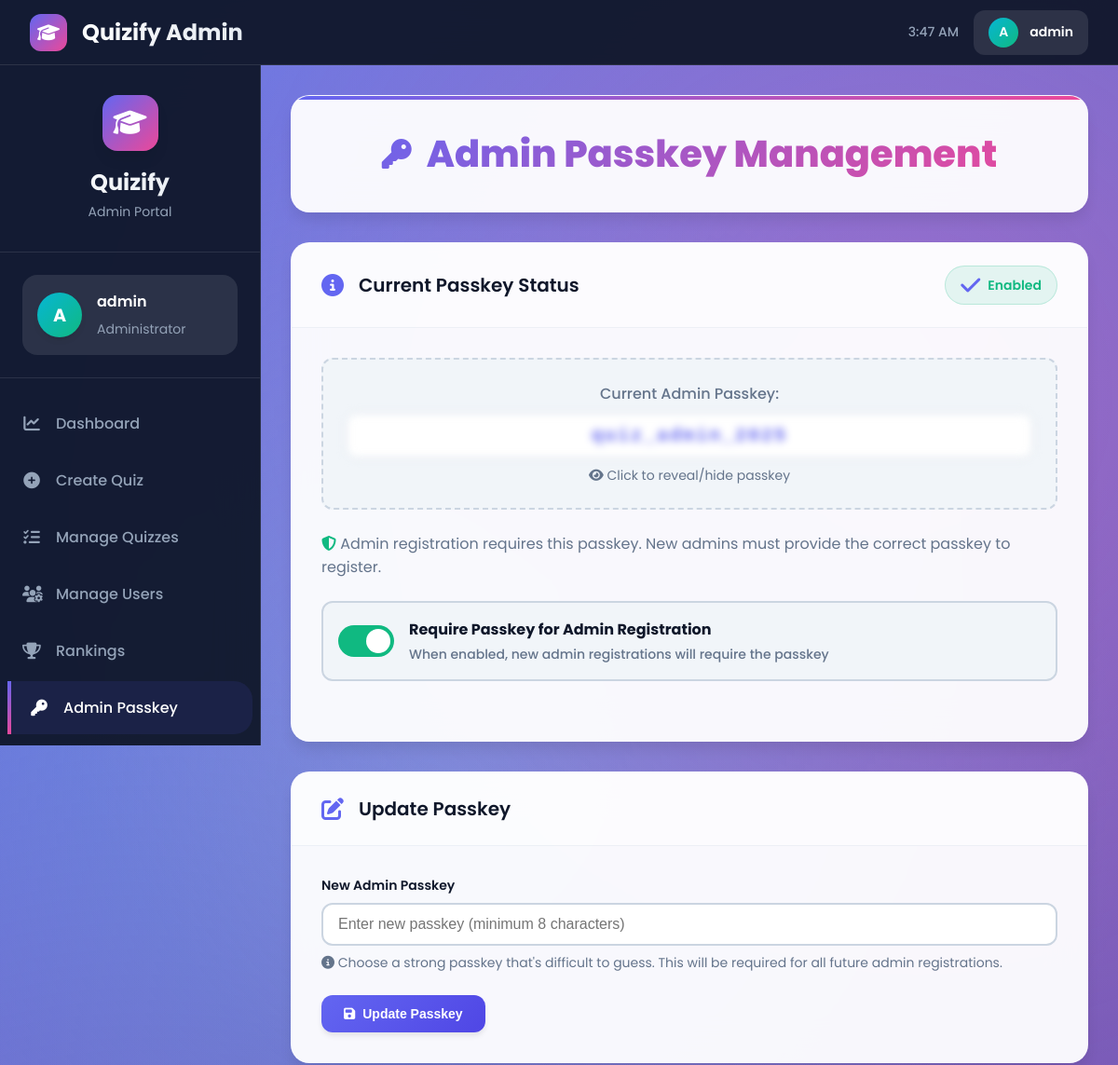
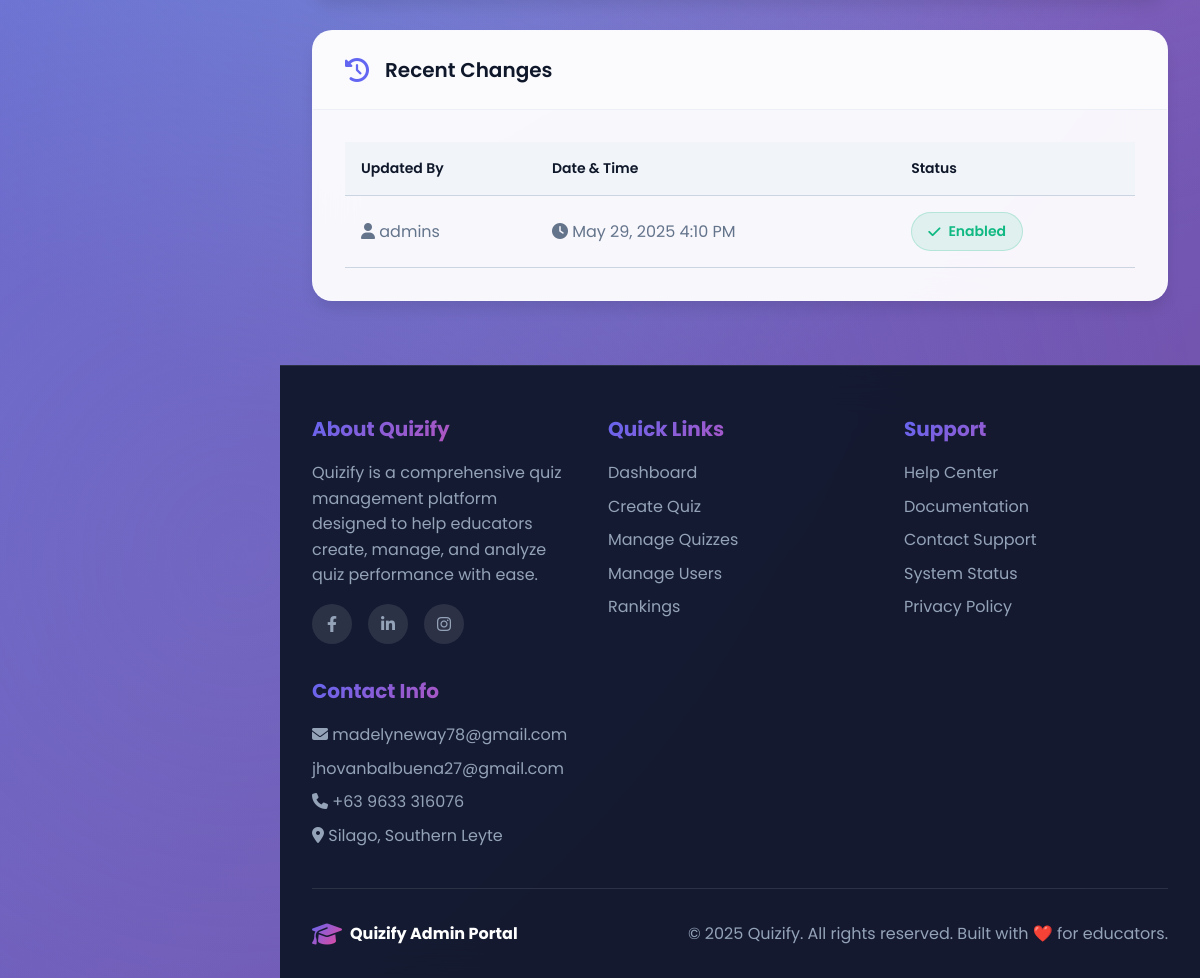
The app's page /admin/admin_passkey.php (signed in) with its own data (2 pictures, top to bottom).
### tables this page shows
CREATE TABLE `admin_settings` (
  `id` int(11) NOT NULL,
  `setting_key` varchar(255) NOT NULL,
  `setting_value` text DEFAULT NULL,
  `is_enabled` tinyint(1) DEFAULT 1,
  `updated_at` timestamp NOT NULL DEFAULT current_timestamp() ON UPDATE current_timestamp(),
  `updated_by` int(11) DEFAULT NULL
);

CREATE TABLE `users` (
  `id` int(11) NOT NULL,
  `username` varchar(50) NOT NULL,
  `password` varchar(255) NOT NULL,
  `role` enum('admin','user') NOT NULL,
  `email` varchar(255) DEFAULT NULL,
  `last_login` datetime DEFAULT NULL,
  `status` enum('active','inactive','suspended') DEFAULT 'active',
  `created_at` timestamp NOT NULL DEFAULT current_timestamp(),
  `updated_at` timestamp NOT NULL DEFAULT current_timestamp() ON UPDATE current_timestamp()
);

### admin/admin_passkey.php (the view, shortened to what this page needs)
<?php
require '../config.php';
try {
    $pdo->exec("
        CREATE TABLE IF NOT EXISTS admin_settings (
            id INT PRIMARY KEY AUTO_INCREMENT,
            setting_key VARCHAR(255) UNIQUE NOT NULL,
            setting_value TEXT,
            is_enabled BOOLEAN DEFAULT TRUE,
            updated_at TIMESTAMP DEFAULT CURRENT_TIMESTAMP ON UPDATE CURRENT_TIMESTAMP,
            updated_by INT,
            FOREIGN KEY (updated_by) REFERENCES users(id)
        )
    ");
} catch (PDOException $e) {
    $error = 'Database setup failed: ' . $e->getMessage();
}
$stmt = $pdo->prepare("SELECT * FROM admin_settings WHERE setting_key = 'admin_passkey'");
$stmt->execute();
$passkey_setting = $stmt->fetch();
$stmt = $pdo->prepare("
    SELECT u.username, s.updated_at, s.is_enabled
    FROM admin_settings s
    LEFT JOIN users u ON s.updated_by = u.id
    WHERE s.setting_key = 'admin_passkey'
    ORDER BY s.updated_at DESC
    LIMIT 10
");
$stmt->execute();
$update_history = $stmt->fetchAll();
?>
<!DOCTYPE html>
<html lang="en">
<head>
    <link rel="stylesheet" href="https://cdnjs.cloudflare.com/ajax/libs/font-awesome/6.4.0/css/all.min.css">
</head>
<body>
    <nav class="top-navbar">
        <a href="index.php" class="navbar-brand">
            <div class="navbar-logo">
                <i class="fas fa-graduation-cap"></i>
            </div>
            <span class="navbar-title">Quizify Admin</span>
        </a>
        <div class="navbar-actions">
            <div class="navbar-time" id="currentTime"></div>
            <div class="navbar-user">
                <div class="navbar-avatar">
                    <?= strtoupper(substr($_SESSION['username'], 0, 1)) ?>
                </div>
                <span class="navbar-username"><?= htmlspecialchars($_SESSION['username']) ?></span>
            </div>
        </div>
    </nav>
    <aside class="sidebar">
        <div class="sidebar-brand">
            <div class="brand-logo">
                <i class="fas fa-graduation-cap"></i>
            </div>
            <div class="brand-text">Quizify</div>
            <div class="brand-subtitle">Admin Portal</div>
        </div>
        <div class="user-profile">
            <div class="user-card">
                <div class="user-avatar">
                    <?= strtoupper(substr($_SESSION['username'], 0, 1)) ?>
                </div>
                <div class="user-info">
                    <h4><?=htmlspecialchars($_SESSION['username'])?></h4>
                    <span>Administrator</span>
                </div>
            </div>
        </div>
        <nav>
            <ul class="nav-menu">
                <li class="nav-item">
                    <a href="index.php" class="nav-link">
                        <i class="fas fa-chart-line"></i>
                        Dashboard
                    </a>
                </li>
                <li class="nav-item">
                    <a href="create_quiz.php" class="nav-link">
                        <i class="fas fa-plus-circle"></i>
                        Create Quiz
                    </a>
                </li>
                <li class="nav-item">
                    <a href="manage_quizzes.php" class="nav-link">
                        <i class="fas fa-tasks"></i>
                        Manage Quizzes
                    </a>
                </li>
                <li class="nav-item">
                    <a href="manage_users.php" class="nav-link">
                        <i class="fas fa-users-cog"></i>
                        Manage Users
                    </a>
                </li>
                <li class="nav-item">
                    <a href="rank.php" class="nav-link">
                        <i class="fas fa-trophy"></i>
                        Rankings
                    </a>
                </li>
                <li class="nav-item">
                    <a href="admin_passkey.php" class="nav-link active">
                        <i class="fas fa-key"></i>
                        Admin Passkey
                    </a>
                </li>
                <li class="nav-item">
                    <a href="profile_admin.php" class="nav-link">
                    </a>
                </li>
            </ul>
        </nav>
    </aside>
    <main class="main-content">
        <div class="page-header">
            <h1 class="page-title">
                <i class="fas fa-key"></i>
                Admin Passkey Management
            </h1>
        </div>
        <div class="card">
            <div class="card-header">
                <i class="fas fa-info-circle"></i>
                <h3>Current Passkey Status</h3>
                <div style="margin-left: auto;">
                    <span class="status-badge <?= $passkey_setting['is_enabled'] ? 'status-enabled' : 'status-disabled' ?>">
                        <i class="fas fa-<?= $passkey_setting['is_enabled'] ? 'check' : 'times' ?>"></i>
                        <?= $passkey_setting['is_enabled'] ? 'Enabled' : 'Disabled' ?>
                    </span>
                </div>
            </div>
            <div class="card-body">
                <div class="passkey-display">
                    <p style="margin-bottom: 0.5rem; color: var(--gray); font-weight: 500;">Current Admin Passkey:</p>
                    <div class="passkey-value" id="passkeyValue" style="filter: blur(4px); cursor: pointer;" onclick="togglePasskeyVisibility()">
                        <?=htmlspecialchars($passkey_setting['setting_value'])?>
                    </div>
                    <p style="margin-top: 0.5rem; color: var(--gray); font-size: 0.875rem;">
                        <i class="fas fa-eye"></i> Click to reveal/hide passkey
                    </p>
                </div>
                <p style="color: var(--gray); margin-bottom: 1.5rem;">
                    <?php if ($passkey_setting['is_enabled']): ?>
                        <i class="fas fa-shield-alt" style="color: var(--success);"></i>
                        Admin registration requires this passkey. New admins must provide the correct passkey to register.
                    <?php else: ?>
                        <i class="fas fa-shield-alt" style="color: var(--danger);"></i>
                        Admin registration is open. Anyone can register as an admin without a passkey.
                    <?php endif; ?>
                </p>
                <form method="post" style="margin-bottom: 2rem;">
                    <div class="form-switch">
                        <label class="switch">
                            <span class="slider"></span>
                        </label>
                        <div class="switch-label">
                            <strong>Require Passkey for Admin Registration</strong>
                            <div style="font-size: 0.875rem; color: var(--gray); margin-top: 0.25rem;">
                                When enabled, new admin registrations will require the passkey
                            </div>
                        </div>
                    </div>
                </form>
            </div>
        </div>
        <div class="card">
            <div class="card-header">
                <i class="fas fa-edit"></i>
                <h3>Update Passkey</h3>
            </div>
            <div class="card-body">
                <form method="post">
                    <div class="form-group">
                        <label class="form-label" for="new_passkey">New Admin Passkey</label>
                        <input
                            type="password"
                            id="new_passkey"
                            name="new_passkey"
                            class="form-input"
                            placeholder="Enter new passkey (minimum 8 characters)"
                            required
                            minlength="8"
                        >
                        <p style="font-size: 0.875rem; color: var(--gray); margin-top: 0.5rem;">
                            <i class="fas fa-info-circle"></i>
                            Choose a strong passkey that's difficult to guess. This will be required for all future admin registrations.
                        </p>
                    </div>
                    <button type="submit" class="btn btn-primary">
                        <i class="fas fa-save"></i>
                        Update Passkey
                    </button>
                </form>
            </div>
        </div>
        <?php if (!empty($update_history)): ?>
        <div class="card">
            <div class="card-header">
                <i class="fas fa-history"></i>
                <h3>Recent Changes</h3>
            </div>
            <div class="card-body">
                <table class="history-table">
                    <thead>
                        <tr>
                            <th>Updated By</th>
                            <th>Date & Time</th>
                            <th>Status</th>
                        </tr>
                    </thead>
                    <tbody>
                        <?php foreach ($update_history as $history): ?>
                        <tr>
                            <td>
                                <i class="fas fa-user"></i>
                                <?=htmlspecialchars($history['username'] ?? 'System')?>
                            </td>
                            <td>
                                <i class="fas fa-clock"></i>
                                <?=date('M j, Y g:i A', strtotime($history['updated_at']))?>
                            </td>
                            <td>
                                <span class="status-badge <?= $history['is_enabled'] ? 'status-enabled' : 'status-disabled' ?>">
                                    <i class="fas fa-<?= $history['is_enabled'] ? 'check' : 'times' ?>"></i>
                                    <?= $history['is_enabled'] ? 'Enabled' : 'Disabled' ?>
                                </span>
                            </td>
                        </tr>
                        <?php endforeach; ?>
                    </tbody>
                </table>
            </div>
        </div>
        <?php endif; ?>
    </main>
<footer class="footer">
    <div class="footer-content">
        <div class="footer-section">
            <h3>About Quizify</h3>
            <p>Quizify is a comprehensive quiz management platform designed to help educators create, manage, and analyze quiz performance with ease.</p>
            <div class="footer-social">
                <a href="https://www.facebook.com/jhovan.balbuena.16/" class="social-link"><i class="fab fa-facebook-f"></i></a>
                <a href="https://www.linkedin.com/in/jhovan-balbuena-230009368/" class="social-link"><i class="fab fa-linkedin-in"></i></a>
                <a href="https://www.instagram.com/jhovsbalbuena/" class="social-link"><i class="fab fa-instagram"></i></a>
            </div>
        </div>
        <div class="footer-section">
            <h3>Quick Links</h3>
            <ul>
                <li><a href="index.php">Dashboard</a></li>
                <li><a href="create_quiz.php">Create Quiz</a></li>
                <li><a href="manage_quizzes.php">Manage Quizzes</a></li>
                <li><a href="manage_users.php">Manage Users</a></li>
                <li><a href="rank.php">Rankings</a></li>
            </ul>
        </div>
        <div class="footer-section">
            <h3>Support</h3>
            <ul>
                <li><a href="#">Help Center</a></li>
                <li><a href="#">Documentation</a></li>
                <li><a href="#">Contact Support</a></li>
                <li><a href="#">System Status</a></li>
                <li><a href="#">Privacy Policy</a></li>
            </ul>
        </div>
        <div class="footer-section">
            <h3>Contact Info</h3>
            <p><i class="fas fa-envelope"></i> madelyneway78@gmail.com</p>
            <p> jhovanbalbuena27@gmail.com</p>
            <p><i class="fas fa-phone"></i> +63 9633 316076</p>
            <p><i class="fas fa-map-marker-alt"></i> Silago, Southern Leyte</p>
        </div>
    </div>
    <div class="footer-bottom">
        <div class="footer-logo">
            <i class="fas fa-graduation-cap"></i>
            <span>Quizify Admin Portal</span>
        </div>
        <p>&copy; <?= date('Y') ?> Quizify. All rights reserved. Built with ❤️ for educators.</p>
    </div>
</footer>
</body>
</html>

### records on screen
admin_settings: setting_value "quiz_admin_2025", updated_by.username "admins", updated_at "May 29, 2025 4:10 PM", is_enabled 1 (drawn)

### other values on screen
substr($_SESSION['username'], 0, 1) "A"
$_SESSION['username'] "admin"
